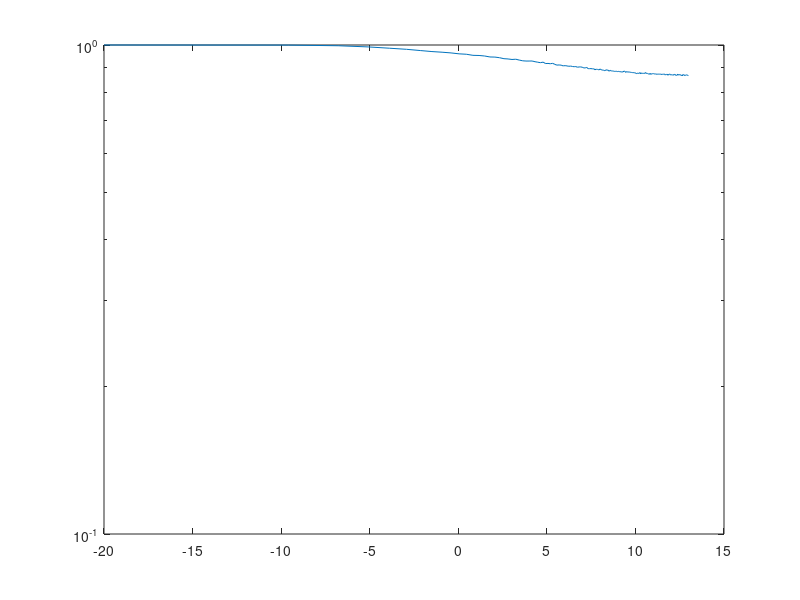

Source code (MATLAB):
var=0.01:0.1:20;
for i=1:length(var)
    va=var(i);
    len=50000;
    s=randi([1 4],1,len);
    sk=s;
    s(s==1)=-3;
    s(s==2)=-1;
    s(s==3)=1;
    s(s==4)=3;
s1=s(1:len/2);
s2=s((len/2)+1:len);
datain=s1+sqrt(-1).*s2;

noi=sqrt(va).*(randn(size(datain))+sqrt(-1).*randn(size(datain)));
recin=datain+noi;
        x1=real(recin);
        x2=imag(recin);
det=[x1, x2];
det(det<=-2)=-3;
det(-2<det & det<=0)=-1;
det(0<det & det<=2)=1;
det(det>2)=3;

temp=find(sk~=det);
BER(i)=length(temp)/len;
SNR(i) = 10*log10(va);
end
semilogy(SNR,BER)